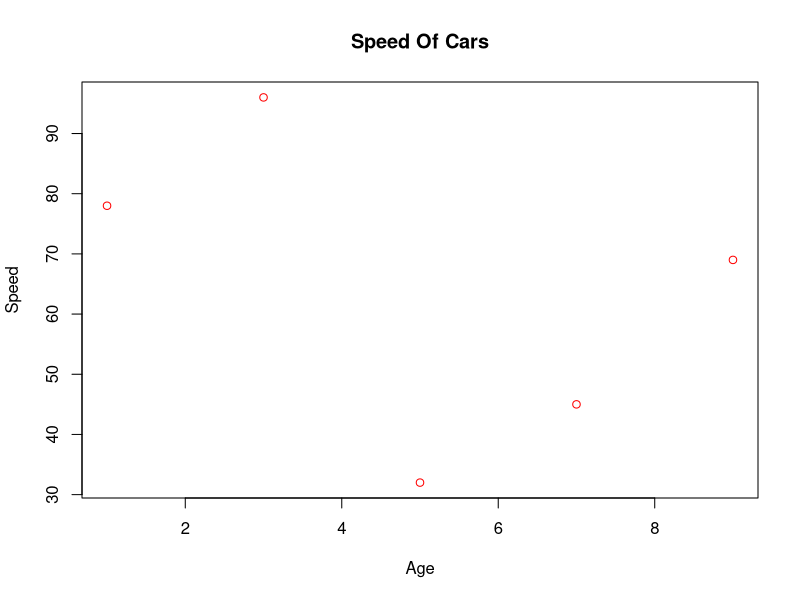

Write R code to recreate this figure.
# Data Visualization with scatterplot
carAge <- c(1,3,5,7,9)
carSpeed <- c(78,96,32,45,69)
plot(x=carAge,y=carSpeed,xlab="Age",ylab="Speed",main="Speed Of Cars",col="red")